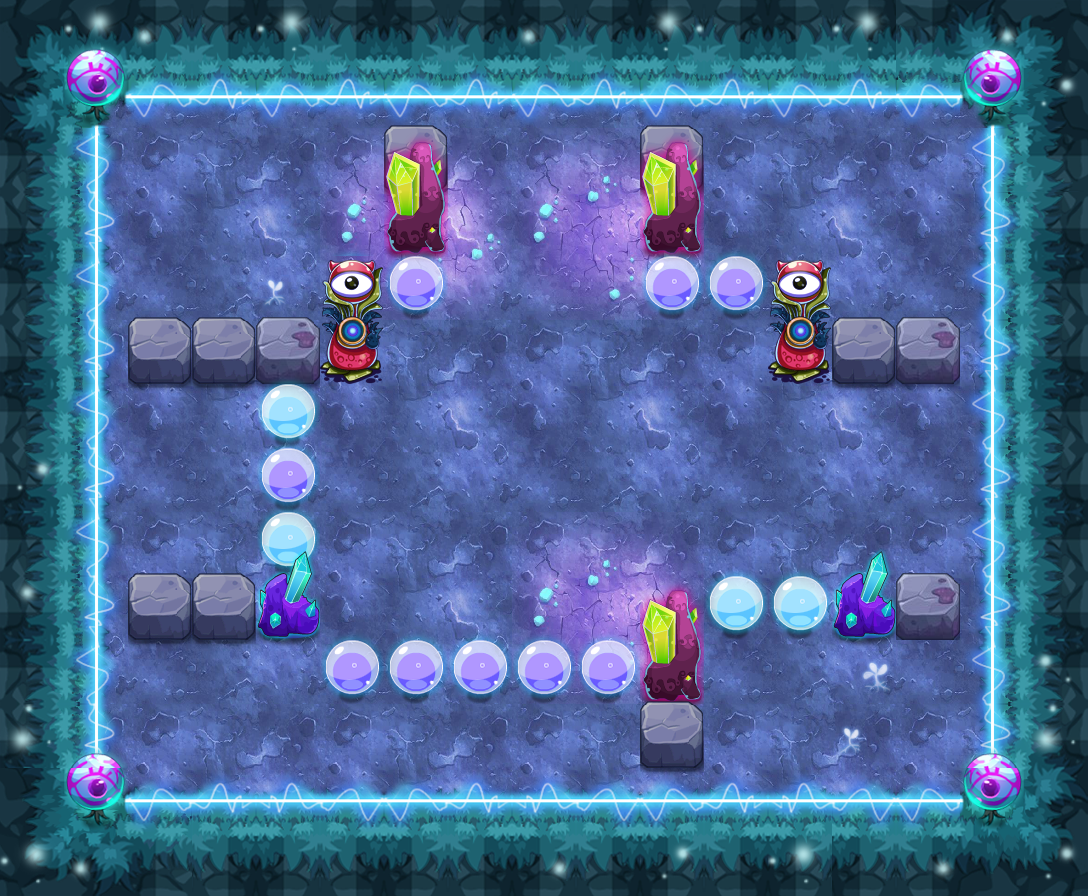

This game map was drawn from its Tiled (.tmx) file and the tilesets committed beside it. A one-line description and the trimmed map source follow:
An orthogonal 17x14 tile map with 64x64 px tiles, 17 tile layers (PASS, 块层 2, 块层 15, 块层 13, ...) and 12 objects (8x TRAP, 3x zmwl1, PLAYER).

<map version="1.0" orientation="orthogonal" width="17" height="14" tilewidth="64" tileheight="64">
 <properties>
  <property name="DESTRY1" value="27" />
  <property name="DESTRY2" value="39" />
  <property name="DESTRY_COUNT" value="2" />
  <property name="EXP" value="1400" />
  <property name="ITEM" value="D056" />
  <property name="LOSE_SCRIPT" value="" />
  <property name="MONEY" value="2100" />
  <property name="START_SCRIPT" value="" />
  <property name="WIN_SCRIPT" value="" />
 </properties>
 <tileset firstgid="1" name="ysmg" tilewidth="64" tileheight="64">
  <image source="ysmg-hd.png" width="960" height="1070" />
 </tileset>
 <layer name="PASS" width="17" height="14">
  <data>[238 cells, 139 non-empty, 10 distinct tile ids]</data>
 </layer>
 <layer name="块层 2" width="17" height="14">
  <data>[238 cells, 238 non-empty, 26 distinct tile ids]</data>
 </layer>
 <layer name="块层 15" width="17" height="14">
  <data>[238 cells, 28 non-empty, 6 distinct tile ids]</data>
 </layer>
 <layer name="块层 13" width="17" height="14">
  <data>[238 cells, 52 non-empty, 6 distinct tile ids]</data>
 </layer>
 <layer name="块层 3" width="17" height="14">
  <data>[238 cells, 19 non-empty, 5 distinct tile ids]</data>
 </layer>
 <layer name="块层 6" width="17" height="14">
  <data>[238 cells, 31 non-empty, 7 distinct tile ids]</data>
 </layer>
 <layer name="SHELTER 11" width="17" height="14">
  <data>[238 cells, 2 non-empty, 1 distinct tile ids]</data>
 </layer>
 <layer name="SHELTER 10" width="17" height="14">
  <data>[238 cells, 1 non-empty, 1 distinct tile ids]</data>
 </layer>
 <layer name="SHELTER 9" width="17" height="14">
  <data>[238 cells, 6 non-empty, 2 distinct tile ids]</data>
 </layer>
 <layer name="SHELTER 8" width="17" height="14">
  <data>[238 cells, 7 non-empty, 4 distinct tile ids]</data>
 </layer>
 <layer name="SHELTER 7" width="17" height="14">
  <data>[238 cells, 1 non-empty, 1 distinct tile ids]</data>
 </layer>
 <layer name="SHELTER 6" width="17" height="14">
  <data>[238 cells, 1 non-empty, 1 distinct tile ids]</data>
 </layer>
 <layer name="SHELTER 5" width="17" height="14">
  <data>[238 cells, 1 non-empty, 1 distinct tile ids]</data>
 </layer>
 <layer name="SHELTER 4" width="17" height="14">
  <data>[238 cells, 7 non-empty, 3 distinct tile ids]</data>
 </layer>
 <layer name="SHELTER 3" width="17" height="14">
  <data>[238 cells, 4 non-empty, 1 distinct tile ids]</data>
 </layer>
 <layer name="SHELTER 2" width="17" height="14">
  <data>[238 cells, 2 non-empty, 1 distinct tile ids]</data>
 </layer>
 <layer name="SHELTER 1" width="17" height="14">
  <data>[238 cells, 2 non-empty, 1 distinct tile ids]</data>
 </layer>
 <objectgroup name="对象层 1" width="34" height="28">
  <object name="PLAYER" type="PLAYER" x="512" y="128" width="64" height="64" />
  <object name="zmwl1" x="320" y="704" width="64" height="64">
   <properties>
    <property name="lua_ai" value="monster_zmwl_ai" />
    <property name="quality" value="zmwl1.quality" />
   </properties>
  </object>
  <object name="fire_auto_control1" type="TRAP" x="0" y="832" width="64" height="64">
   <properties>
    <property name="trap_delay" value="2" />
    <property name="trap_id" value="0" />
    <property name="trap_script" value="trap(&quot;fire1&quot;):setOpened( not trap(&quot;fire1&quot;):getOpened()  );  trap(&quot;fire1&quot;):setVisit( not trap(&quot;fire1&quot;):getVisit()  );" />
    <property name="trap_start_mode" value="2" />
    <property name="trap_state" value="close" />
   </properties>
  </object>
  <object name="fire_auto_control2" type="TRAP" x="64" y="832" width="64" height="64">
   <properties>
    <property name="trap_delay" value="2" />
    <property name="trap_id" value="0" />
    <property name="trap_script" value="trap(&quot;fire2&quot;):setOpened( not trap(&quot;fire2&quot;):getOpened()  );  trap(&quot;fire2&quot;):setVisit( not trap(&quot;fire2&quot;):getVisit()  );" />
    <property name="trap_start_mode" value="2" />
    <property name="trap_state" value="open" />
   </properties>
  </object>
  <object name="fire_control1" type="TRAP" x="896" y="128" width="64" height="64">
   <properties>
    <property name="trap_ani" value="switch.actor" />
    <property name="trap_floor" value="true" />
    <property name="trap_id" value="0" />
    <property name="trap_script" value=" trap(&quot;fire_control1&quot;):setOpened(false);  trap(&quot;fire_control2&quot;):setOpened(true);  trap(&quot;fire_auto_control1&quot;):setOpened( true );trap(&quot;fire_auto_control2&quot;):setOpened( false ); trap(&quot;fire2&quot;):setOpened(true);   trap(&quot;fire2&quot;):setVisit(true); " />
    <property name="trap_sound_id" value="2" />
    <property name="trap_start_mode" value="0" />
    <property name="trap_state" value="open" />
   </properties>
  </object>
  <object name="fire1" type="TRAP" x="320" y="320" width="64" height="256">
   <properties>
    <property name="trap_id" value="1" />
    <property name="trap_particle" value="trap_fire_down_up_4.plist" />
    <property name="trap_state" value="open" />
   </properties>
  </object>
  <object name="fire_control2" type="TRAP" x="128" y="128" width="64" height="64">
   <properties>
    <property name="trap_ani" value="switch.actor" />
    <property name="trap_floor" value="true" />
    <property name="trap_id" value="0" />
    <property name="trap_script" value=" trap(&quot;fire_control2&quot;):setOpened(false);  trap(&quot;fire_control1&quot;):setOpened(true); trap(&quot;fire_auto_control2&quot;):setOpened( true );trap(&quot;fire_auto_control1&quot;):setOpened( false ); trap(&quot;fire1&quot;):setOpened(true);  trap(&quot;fire1&quot;):setVisit(true); " />
    <property name="trap_sound_id" value="2" />
    <property name="trap_start_mode" value="0" />
    <property name="trap_state" value="close" />
   </properties>
  </object>
  <object name="mp1" type="TRAP" x="128" y="384" width="64" height="64">
   <properties>
    <property name="trap_ani" value="mp.actor" />
    <property name="trap_floor" value="true" />
    <property name="trap_id" value="0" />
    <property name="trap_script" value="trap_moveto(&quot;PLAYER&quot;, &quot;mp1&quot;,target(&quot;mp2&quot;):getX(),target(&quot;mp2&quot;):getY() );" />
    <property name="trap_sound_id" value="1" />
    <property name="trap_start_mode" value="0" />
    <property name="trap_state" value="open" />
   </properties>
  </object>
  <object name="mp2" type="TRAP" x="896" y="384" width="64" height="64">
   <properties>
    <property name="trap_ani" value="mp.actor" />
    <property name="trap_floor" value="true" />
    <property name="trap_id" value="0" />
    <property name="trap_script" value="trap_moveto(&quot;PLAYER&quot;, &quot;mp2&quot;,target(&quot;mp1&quot;):getX(),target(&quot;mp1&quot;):getY() );" />
    <property name="trap_sound_id" value="1" />
    <property name="trap_start_mode" value="0" />
    <property name="trap_state" value="open" />
   </properties>
  </object>
  <object name="zmwl1" x="192" y="448" width="64" height="64">
   <properties>
    <property name="lua_ai" value="monster_zmwl_ai" />
    <property name="quality" value="zmwl1.quality" />
   </properties>
  </object>
  <object name="zmwl1" x="832" y="704" width="64" height="64">
   <properties>
    <property name="lua_ai" value="monster_zmwl_ai" />
    <property name="quality" value="zmwl1.quality" />
   </properties>
  </object>
  <object name="fire2" type="TRAP" x="768" y="320" width="64" height="256">
   <properties>
    <property name="trap_id" value="1" />
    <property name="trap_particle" value="trap_fire_down_up_4.plist" />
    <property name="trap_state" value="open" />
   </properties>
  </object>
 </objectgroup>
</map>
